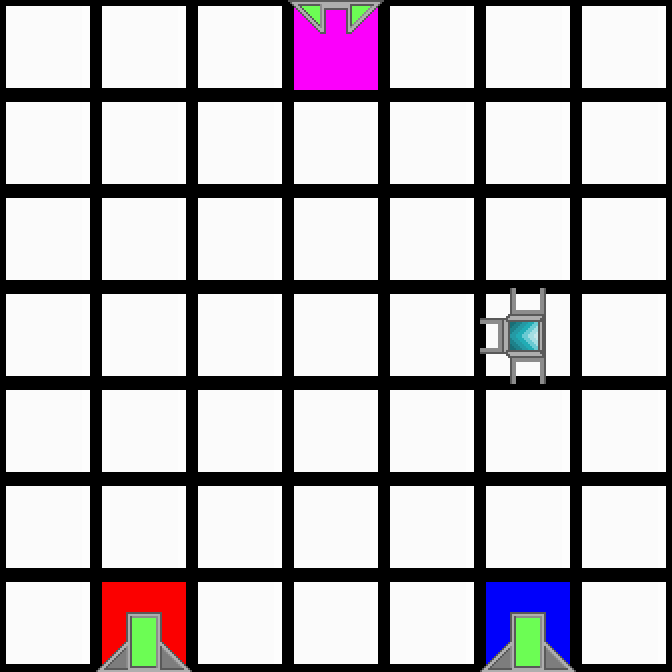

Below is a game level as drawn by its tile map, then a one-line description and the .tmx file that defines it, in full:
An orthogonal 7x7 tile map with 96x96 px tiles, 2 tile layers (Colors, Tiles).

<map version="1.0" orientation="orthogonal" renderorder="right-down" width="7" height="7" tilewidth="96" tileheight="96">
 <properties>
  <property name="AvailableTiles" value="1, 2, 1, 2" />
 </properties>
 <tileset firstgid="1" source="../tiles.tsx" />
 <layer name="Colors" width="7" height="7">
  <data encoding="csv">
87,87,87,85,87,87,87,
87,87,87,87,87,87,87,
87,87,87,87,87,87,87,
87,87,87,87,87,87,87,
87,87,87,87,87,87,87,
87,87,87,87,87,87,87,
87,81,87,87,87,83,87
</data>
 </layer>
 <layer name="Tiles" width="7" height="7">
  <data encoding="csv">
1,1,1,11,1,1,1,
1,1,1,1,1,1,1,
1,1,1,1,1,1,1,
1,1,1,1,1,16,1,
1,1,1,1,1,1,1,
1,1,1,1,1,1,1,
1,5,1,1,1,5,1
</data>
 </layer>
</map>
